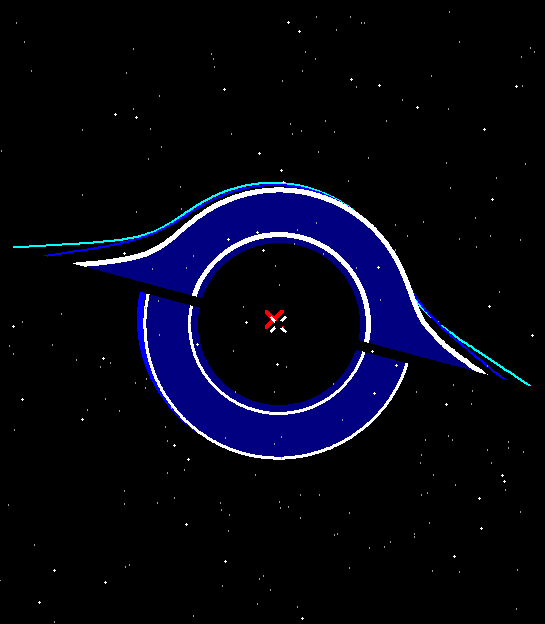
#> input picture portfolio/animation/cool_graphs/SMBH.gif, 545 x 624 px; its folder holds only this picture in this run
$ python crop.py
#> lines starting #> are read from the running program, lines starting #| are printed output that depends on the picture


# Importing Image class from PIL module
from PIL import Image
from glob import glob

frame_to_extract  = 0.25
im_width = 370
im_height = 217
r_true = im_height / im_width


for targ in glob("*.gif"):
    with Image.open(targ) as im:
#> im is the input picture: PIL image 545x624 P; mean R, G, B 5, 5.6, 19.4
        im.seek(int(frame_to_extract*im.n_frames))
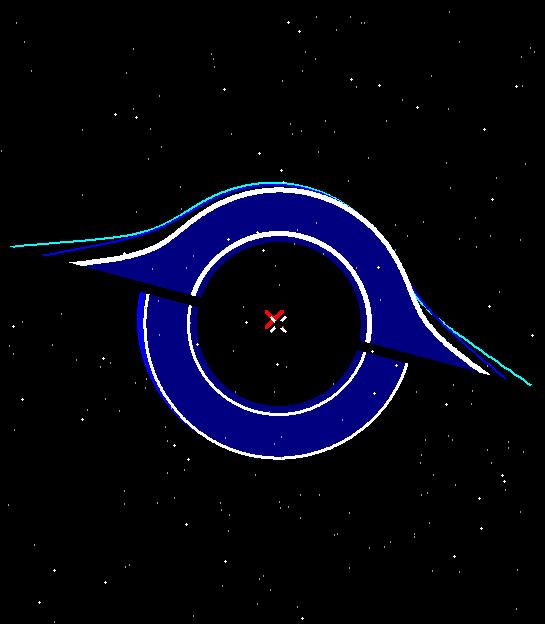
#> im: PIL image 545x624 RGB; mean R, G, B 5.1, 5.7, 19.4

        # Size of the image in pixels (size of original image)
        width, height = im.size
#> width = 545; height = 624
        r = height/width
#> r = 1.14
        if r<r_true:
            im_out = im.resize([im_width, int(im_width * r)])
        else:
            im_out = im.resize([int(im_height*r**-1), im_height])
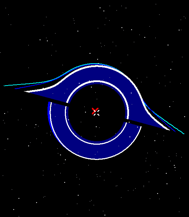
#> im_out: PIL image 189x217 RGB; mean R, G, B 5.2, 5.9, 19.5

        # Setting the points for cropped image
        width, height = im_out.size
#> width = 189; height = 217
        left = int(width/2-im_width/2)
#> left = -90
        top = int(height/2-im_height/2)
#> top = 0
        right = left + im_width
#> right = 280
        bottom = top + im_height
#> bottom = 217

        # Cropped image of above dimension
        # (It will not change original image)
        im_out = im_out.crop((left, top, right, bottom))
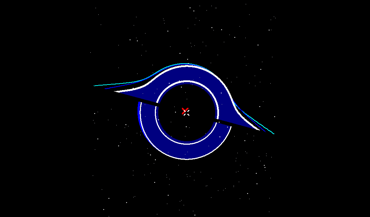
#> im_out: PIL image 370x217 RGB; mean R, G, B 2.7, 3, 10

        # Shows the image in image viewer
        im_out.save("./anim_thumbs/"+targ.replace(".gif","_thumb.png"))
        im_out.close()

$ run again, on portfolio/animation/cool_graphs/sinuanim.gif
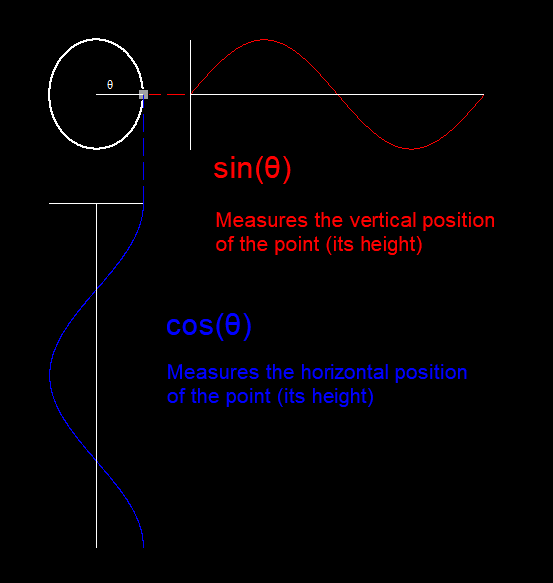
#> input picture portfolio/animation/cool_graphs/sinuanim.gif, 553 x 583 px
#> im is the input picture: PIL image 553x583 P; mean R, G, B 3.9, 1.3, 4.2
#> im: PIL image 553x583 RGB
#> `im_out = im.resize([int(im_height*r**-1), im_height])`:
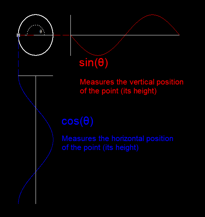
#> im_out: PIL image 205x217 RGB; mean R, G, B 4.2, 1.4, 4.4
#> `im_out = im_out.crop((left, top, right, bottom))`:
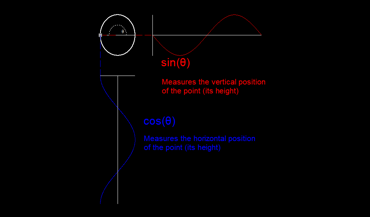
#> im_out: PIL image 370x217 RGB; mean R, G, B 2.3, 0.8, 2.5
